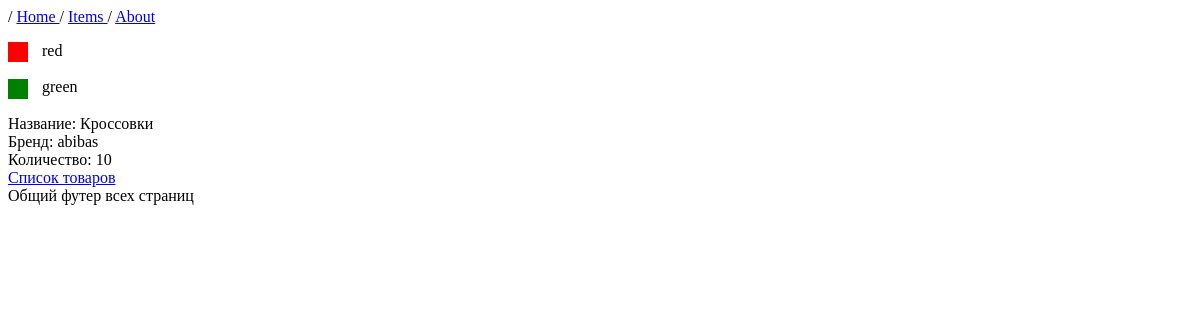
Screenshot of /item/1/ with the database file from the repository.
### MainApp/models.py (models this page shows)
class Color(models.Model):
   name = models.CharField(max_length=32, unique=True)

class Item(models.Model):
   name  = models.CharField(max_length=100)
   brand = models.CharField(max_length=100)
   count = models.PositiveIntegerField()
   description = models.TextField(max_length=370, default="Базовое описание")
   colors = models.ManyToManyField(to=Color)

### MainApp/views.py (the view)
# urls.py: path('item/<int:number>/', views.item, name='item'),
def item(request, number):
    try:
        item = Item.objects.get(id=number)
        colors = item.colors.all()
    except ObjectDoesNotExist:
        return render(request, "errors.html", """Товар с id ={number} не найден""")
    else:
        context= {
            "item":item,
            "colors":colors }
        return render(request, "item.html", context)

### templates/item.html (shortened to what this page needs)
{% extends 'base.html' %}
{% load static %}
{% block content %}
{{block.super}}
    {% for i in colors  %}
  <ul type="square">  <li >
    <span class="color-marker" style="background-color: {{i.name}};"></span>
    {{i.name}}
  </li>
</ul>
{% endfor %}
     {% if item.count %}
    Название: {{item.name}} <br>Бренд: {{item.brand}}  <br> Количество: {{item.count}} <br>
    <a href="/items">Список товаров</a>
    {% else %}
    товара нет на складе <br>
    <a href="/items">Список товаров</a>
    {% endif %}
{% endblock %}

### static/css/style.css (style rules this page uses)
* { box-sizing: border-box; }
ul { list-style-type: none; padding: 0; }
.color-marker { display: inline-block; width: 20px; height: 20px; margin-right: 10px; vertical-align: middle; }

### rows the page displays
Color: name "red"
Color: name "green"
Item: name "Кроссовки", brand "abibas", count "10"
